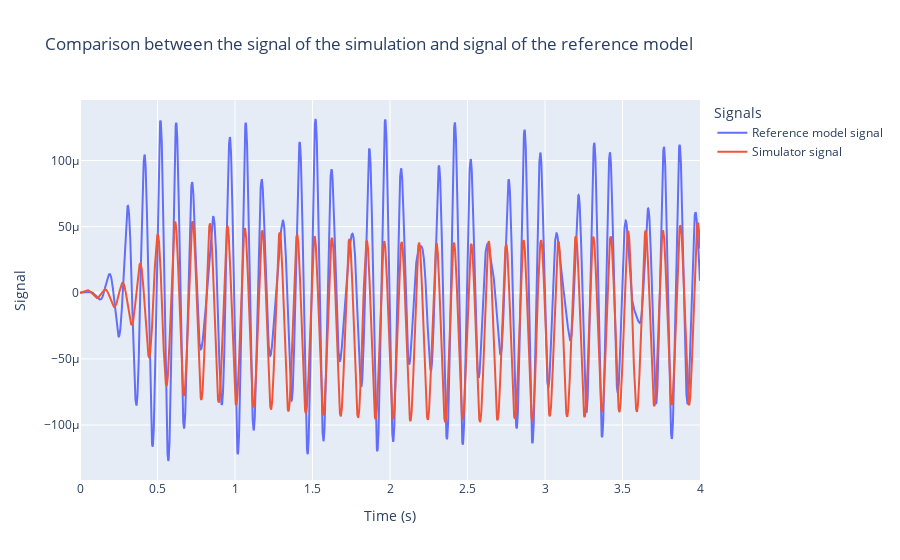

Here is the notebook cell this chart was saved with:
### Code cell
generate_ts(u = 0.955211196845402,h = 621.7839075191669,
                       tension = 27025.114328618747,clo = 0.6,
                      LIST_PATH  = LIST_PATH_1,TS_INDEX = 5)

### Figure 1 — Plotly figure (JSON) as saved in the notebook; plotly's stock layout.template omitted (floating-point values rounded to 4 significant figures; data arrays with more than 128 entries replaced by an {"elided": "..."} marker saying what was removed)
{"data": [{"name": "Reference model signal", "type": "scatter", "x": {"elided": "10000 float values"}, "y": {"elided": "10000 float values"}}, {"name": "Simulator signal", "type": "scatter", "x": {"elided": "10001 float values"}, "y": {"elided": "10001 float values"}}], "layout": {"legend": {"title": {"text": "Signals"}}, "title": {"text": "Comparison between the signal of the simulation and signal of the reference model"}, "xaxis": {"title": {"text": "Time (s)"}}, "yaxis": {"title": {"text": "Signal"}}}}
